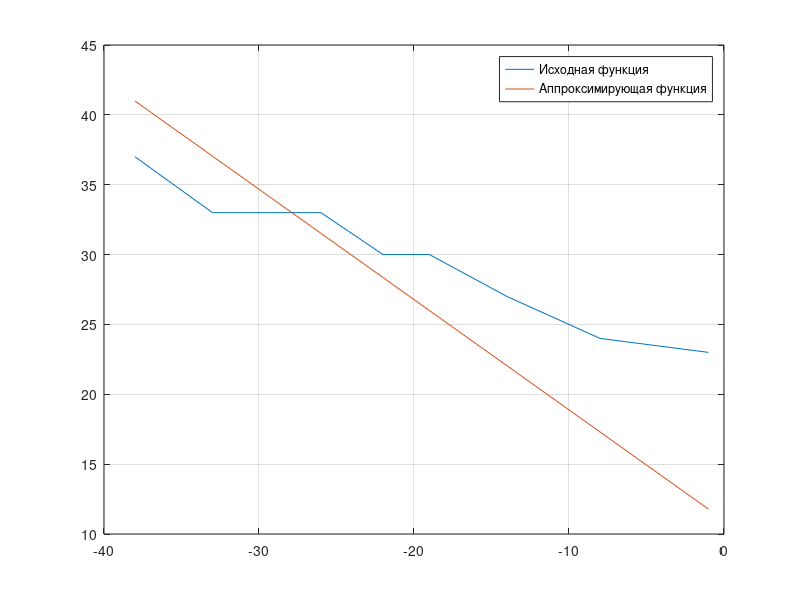

Reproduce this figure in MATLAB.
x = [-1, -8, -14, -19, -22, -26, -33, -38];
y = [23, 24, 27, 30, 30, 33, 33, 37];
n = 10;
plot(x,y);
grid on

a1 = (sum(x) * sum(y) - n * x * y') / (sum(x) ^ 2 - n * sum(x .^ 2));
a0 = 1 / n * (sum(y) - a1 * sum(x));

y1 = a0 + a1 * x;
hold on
plot(x, y1);
hold off
legend('Исходная функция', 'Аппроксимирующая функция');